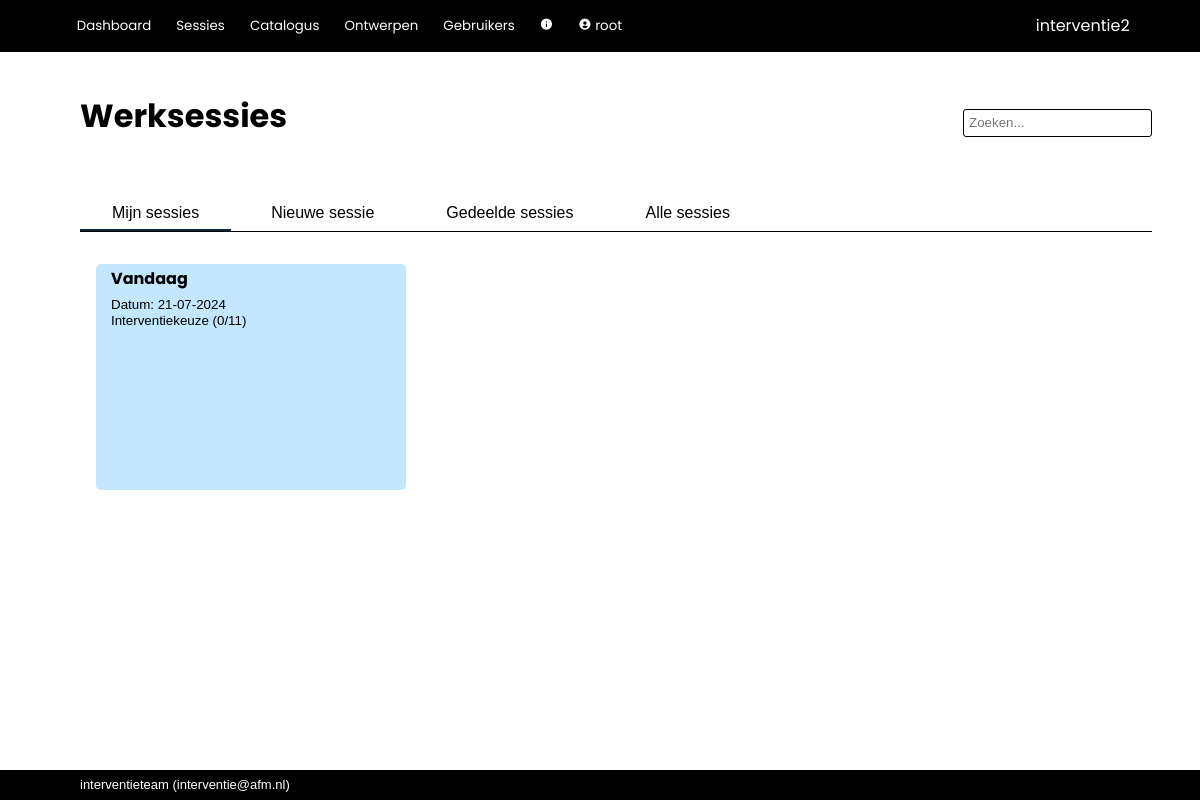
/worksessions (signed in), run on the app's committed database.
### interventie2/models.py (models this page shows, shortened)
class User(db.Model, UserMixin):
    __tablename__ = 'users'
    id            = db.Column(db.Integer, primary_key=True)
    name          = db.Column(db.String(80), nullable=False, unique=True)
    password      = db.Column(db.String(200), nullable=False)
    role_id       = db.Column(db.Integer, db.ForeignKey('roles.id'), nullable=False, default=4) #references roles.id
    description   = db.Column(db.String(2000), nullable=False, default="")
    email         = db.Column(db.String(254))
    link          = db.Column(db.String(1000))
    active        = db.Column(db.Boolean, nullable=False, default=True)
    date_created  = db.Column(db.DateTime(timezone=True), server_default=func.now())
    last_seen     = db.Column(db.DateTime(timezone=True), server_default=func.now())
    role = relationship('Role')
    messages = relationship('Message', back_populates='recipient', foreign_keys="Message.recipient_id", cascade='all, delete-orphan')
    messages_sent = relationship('Message', back_populates='sender', foreign_keys="Message.sender_id")
    worksession = relationship('Worksession', back_populates='creator')
    plan = relationship('Plan', back_populates='creator')
    allowed_worksessions = relationship('Worksession', secondary='worksession_access', back_populates='allowed_users')
    owned_instruments = relationship('Instrument', back_populates='owner')
    def unread_messages(self):
        return sum(1 for message in self.messages if (message.unread) and (message.deliver_after.date() <= date.today()))
    def unread_message_alert(self):
        return self.unread_messages() > 0

class Worksession(db.Model):
    __tablename__ = 'worksessions'
    id            = db.Column(db.Integer, primary_key=True)
    name          = db.Column(db.String(100), nullable=False)
    date_modified = db.Column(db.DateTime(timezone=True), server_default=func.now())
    parent_id     = db.Column(db.Integer, db.ForeignKey('worksessions.id'))
    child_description = db.Column(db.String(2000), nullable=False, default="")
    participants  = db.Column(db.String(500), nullable=False, default="")
    date          = db.Column(db.DateTime(timezone=True))
    project_number= db.Column(db.String(100))
    description   = db.Column(db.String(2000), nullable=False, default="")
    effect        = db.Column(db.String(2000), nullable=False, default="")
    link_to_page  = db.Column(db.String(1000), nullable=False, default="")
    show_instruments = db.Column(db.Boolean, default=True)
    mark_top_instruments = db.Column(db.Integer, nullable=False, default=1)
    show_rest_instruments = db.Column(db.Boolean, default=False)
    show_tags     = db.Column(db.Boolean, default=True)
    presenter_mode_zoom = db.Column(db.Numeric(3,2), nullable=False, default=1.25)
    presenter_mode_color_title = db.Column(db.String(7))
    presenter_mode_text_color_title = db.Column(db.String(7))
    presenter_mode_color_nav = db.Column(db.String(7))
    presenter_mode_text_color = db.Column(db.String(7))
    presenter_mode_text_color_nav = db.Column(db.String(7))
    presenter_mode_color_coll = db.Column(db.String(7))
    presenter_mode_text_color_coll = db.Column(db.String(7))
    presenter_mode_color_highlight = db.Column(db.String(7))
    presenter_mode_text_color_highlight = db.Column(db.String(7))
    presenter_mode_text_color_heading = db.Column(db.String(7))
    presenter_mode_background_color1 = db.Column(db.String(7))
    presenter_mode_background_color2 = db.Column(db.String(7))
    archived      = db.Column(db.Boolean, default=False)
    question_set_id = db.Column(db.Integer, db.ForeignKey('question_sets.id'))
    process_id    = db.Column(db.Integer, db.ForeignKey('processes.id'), nullable=False, default=1)
    enable_voting = db.Column(db.Boolean, default=False)
    voting_key    = db.Column(db.String(6), nullable=False, default=generate_secret_key(6))
    creator_id    = db.Column(db.Integer, db.ForeignKey('users.id'))
    secret_key    = db.Column(db.String(20), nullable=False, default=generate_secret_key())
    parent = relationship('Worksession', remote_side=[id], backref='children')
    creator = relationship('User', back_populates='worksession')
    allowed_users = relationship('User', secondary='worksession_access', back_populates='allowed_worksessions')
    answers = relationship('Answer', back_populates='worksession', cascade='all, delete-orphan')
    votes = relationship('Votes', back_populates='worksession', cascade='all, delete-orphan')
    question_set = relationship('QuestionSet')
    process = relationship('Process')
    plan = relationship('Plan', back_populates='worksession', cascade='all, delete-orphan')
    def completion(self, perc=False, raw=False, dec=0):
        given_answers = 0
        for a in self.answers:
            if a.completed():
                given_answers += 1
        if perc:
            return f'{round((given_answers/(1.0*self.question_set.size()))*100,dec)}%'
        if raw:
            return given_answers/(1.0*self.question_set.size())
        return f'{given_answers}/{self.question_set.size()}'

class QuestionSet(db.Model):
    __tablename__ = 'question_sets'
    id            = db.Column(db.Integer, primary_key=True)
    name          = db.Column(db.String(500), nullable=False)
    description   = db.Column(db.String(2000), nullable=False, default="")
    owner_id      = db.Column(db.Integer, db.ForeignKey('users.id'), nullable=False) #references users.id
    date_created  = db.Column(db.DateTime(timezone=True), server_default=func.now())
    date_modified = db.Column(db.DateTime(timezone=True), server_default=func.now())
    default_process_id = db.Column(db.Integer, db.ForeignKey('processes.id'), nullable=False, default=1)
    default_instruments_visible = db.Column(db.Boolean, nullable=False, default=True)
    default_tags_visible = db.Column(db.Boolean, nullable=False, default=False)
    default_allow_weights = db.Column(db.Boolean, nullable=False, default=False)
    color         = db.Column(db.String(7))
    text_color    = db.Column(db.String(7))
    forbidden_tags = relationship('Tag', secondary='question_set_forbidden_tags')
    mandatory_tags = relationship('Tag', secondary='question_set_mandatory_tags')
    owner = relationship('User')
    default_process = relationship('Process')
    questions = relationship('Question', cascade='all, delete-orphan')
    worksessions = relationship('Worksession', back_populates='question_set', cascade='all, delete-orphan')
    def size(self):
        s = 0
        for question in self.questions:
            if not question.is_category:
                s += 1
        return s

class Question(db.Model):
    __tablename__ = 'questions'
    id            = db.Column(db.Integer, primary_key=True)
    name          = db.Column(db.String(500), nullable=False)
    description   = db.Column(db.String(2000), nullable=False, default="")
    question_set_id = db.Column(db.Integer, db.ForeignKey('question_sets.id'))  #references question_sets.id
    allow_motivation = db.Column(db.Boolean, nullable=False, default=True)
    allow_choice  = db.Column(db.Boolean, nullable=False, default=True)
    allow_multiselect = db.Column(db.Boolean, nullable=False, default=False)
    allow_weight  = db.Column(db.Boolean, nullable=False, default=False)
    order         = db.Column(db.Integer, nullable=False, default=100)
    required_active_tags = relationship('Tag', secondary='question_required_tags')
    options = relationship('Option', cascade='all, delete-orphan')
    question_set = relationship('QuestionSet', back_populates='questions')
    @hybrid_property
    def is_category(self):
        return (not(self.allow_motivation or self.allow_choice))

### interventie2/main/routes.py (the view)
@main.route('/worksessions', methods=['GET', 'POST'])
@login_required
def worksessions():
	worksessions = Worksession.query.order_by(Worksession.date)
	question_sets =  QuestionSet.query.order_by(QuestionSet.name)
	return render_template('main/worksessions.html',
						worksessions=worksessions,
						question_sets=question_sets,)

### interventie2/main/templates/main/worksessions.html (shortened to what this page needs)
{% extends 'base.html' %}
{% block page_title %}
Werksessies
{% endblock %}
{% block tabs %}
    <button class="tablinks" onclick="switch_tab(event, 'ws_owned')" id="defaultOpen">Mijn sessies</button>
    <button class="tablinks" onclick="switch_tab(event, 'ws_new')" id="defaultOpen">Nieuwe sessie</button>
    <button class="tablinks" onclick="switch_tab(event, 'ws_shared')">Gedeelde sessies</button>
    <button class="tablinks" onclick="switch_tab(event, 'ws_all')">Alle sessies</button>
{% endblock %}
{% block body %}
<div id="ws_owned" class="tabcontent">
    <div class="card_area">
        {% for worksession in worksessions | selectattr('parent', 'none') %}
            {% if worksession.archived == false %}
                {% if current_user in worksession.allowed_users or current_user.role.see_all_worksessions %}
                    {% if current_user == worksession.creator %}
                    <a href="{{url_for('main.show_worksession', worksession_id=worksession.id)}}">
                        <div class="card" style="background-color:{{ worksession.question_set.color }}; color:{{ worksession.question_set.text_color }}">
                            <div class="card_title">
                                {{ worksession.name}}
                            </div>
                            <div class="card_info">
                                <p>Datum: {{ worksession.date.strftime('%d-%m-%Y') }}</p>
                                <p>{{ worksession.question_set.name }} ({{ worksession.completion() }})</p>
                            </div>
                            <div class="card_description">
                            </div>
                        </div>
                    </a>
                    {% endif %}
                {% endif %}
            {% endif %}
        {% endfor %}
    </div>
</div>
{% endblock %}

### interventie2/templates/base.html (shortened to what this page needs)
<!DOCTYPE html>
<html lang="en">
    <head>
        <link rel="stylesheet" href="{{ url_for('static', filename='css/styles.css')}}">
        <link href="https://unpkg.com/boxicons@2.1.2/css/boxicons.min.css" rel="stylesheet">
    </head>
    <body>
        {% import 'jinja_macros.html' as macro %}
        <header>
            <div class="logo">{{ config['APP_NAME'] }}</div>
            <div class="modes">
                {% if current_user.is_authenticated %}
                    <button>
                        <a href="{{ url_for('main.index') }}">Dashboard</a>
                    </button>
                    <button>
                        <a href="{{ url_for('main.worksessions') }}">Sessies</a>
                    </button>
                    <button>
                        <a href="{{ url_for('catalog.index') }}">Catalogus</a>
                    </button>
                    {% if current_user.role.edit_questionnaire %}
                        <button>
                            <a href="{{ url_for('tools.index') }}">Ontwerpen</a>
                        </button>
                    {% endif %}
                    {% if current_user.role.edit_users %}
                        <button>
                            <a href="{{ url_for('admin.index') }}">Gebruikers</a>
                        </button>
                    {% endif %}
                    {% if current_user.role.see_app_info %}
                        <button>
                            <a href="{{ url_for('admin.info') }}"><i class='bx bxs-info-circle'></i></a>
                        </button>
                    {% endif %}
                    <button>
                        <a href="{{ url_for('admin.user', id=current_user.id) }}"><i class='bx bxs-user-circle'></i>
                            {{ current_user.name }}
                        </a>
                    </button>
                {% else %}
                    <button>
                        <a href="{{ url_for('main.login') }}">Login</a>
                    </button>
                {% endif %}
            </div>
        </header>
        <nav>
            <div class="title">{% block page_title %}{% endblock %}</div>
            {% if current_user.is_authenticated %}
                <form action="/analysis/search" method="get" class="search">
                    <input id="search" type="search"  name="q" value="{{ request.args.get('q') or '' }}" placeholder="Zoeken...">
                </form>
            {% endif %}
            <div class="tabs">{% block tabs %}{% endblock %}</div>
        </nav>
        <main>
            <section>{% block body %}{% endblock %}</section>
        </main>
        <footer>{{ config['MAINTAINER'] }} (<a href="mailto:{{ config['MAINTAINER_EMAIL'] }}">{{ config['MAINTAINER_EMAIL'] }}</a>)</footer>
    </body>
</html>

### data on the page
User: name "root", MAINTAINER_EMAIL "interventie@afm.nl"
Worksession: name "Vandaag", date "21-07-2024", question_set.name "Interventiekeuze", completion "0/11"

### other printed values
{{ config['APP_NAME'] }} "interventie2"
{{ config['MAINTAINER'] }} "interventieteam"
